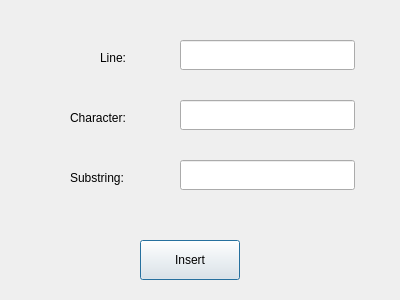
<?xml version="1.0" encoding="UTF-8"?>
<ui version="4.0">
 <class>insert_substring</class>
 <widget class="QDialog" name="insert_substring">
  <property name="geometry">
   <rect>
    <x>0</x>
    <y>0</y>
    <width>400</width>
    <height>300</height>
   </rect>
  </property>
  <property name="windowTitle">
   <string>Insert substring</string>
  </property>
  <widget class="QLineEdit" name="line_val">
   <property name="geometry">
    <rect>
     <x>180</x>
     <y>40</y>
     <width>175</width>
     <height>30</height>
    </rect>
   </property>
  </widget>
  <widget class="QLabel" name="label">
   <property name="geometry">
    <rect>
     <x>100</x>
     <y>50</y>
     <width>55</width>
     <height>16</height>
    </rect>
   </property>
   <property name="text">
    <string>Line:</string>
   </property>
  </widget>
  <widget class="QLineEdit" name="character_val">
   <property name="geometry">
    <rect>
     <x>180</x>
     <y>100</y>
     <width>175</width>
     <height>30</height>
    </rect>
   </property>
  </widget>
  <widget class="QLabel" name="label_2">
   <property name="geometry">
    <rect>
     <x>70</x>
     <y>110</y>
     <width>71</width>
     <height>16</height>
    </rect>
   </property>
   <property name="text">
    <string>Character:</string>
   </property>
  </widget>
  <widget class="QLineEdit" name="substring_val">
   <property name="geometry">
    <rect>
     <x>180</x>
     <y>160</y>
     <width>175</width>
     <height>30</height>
    </rect>
   </property>
  </widget>
  <widget class="QLabel" name="label_3">
   <property name="geometry">
    <rect>
     <x>70</x>
     <y>170</y>
     <width>91</width>
     <height>16</height>
    </rect>
   </property>
   <property name="text">
    <string>Substring:</string>
   </property>
  </widget>
  <widget class="QPushButton" name="pushButton">
   <property name="geometry">
    <rect>
     <x>140</x>
     <y>240</y>
     <width>100</width>
     <height>40</height>
    </rect>
   </property>
   <property name="text">
    <string>Insert</string>
   </property>
  </widget>
 </widget>
 <resources/>
 <connections>
  <connection>
   <sender>pushButton</sender>
   <signal>clicked()</signal>
   <receiver>insert_substring</receiver>
   <slot>close()</slot>
   <hints>
    <hint type="sourcelabel">
     <x>204</x>
     <y>269</y>
    </hint>
    <hint type="destinationlabel">
     <x>295</x>
     <y>242</y>
    </hint>
   </hints>
  </connection>
 </connections>
</ui>
